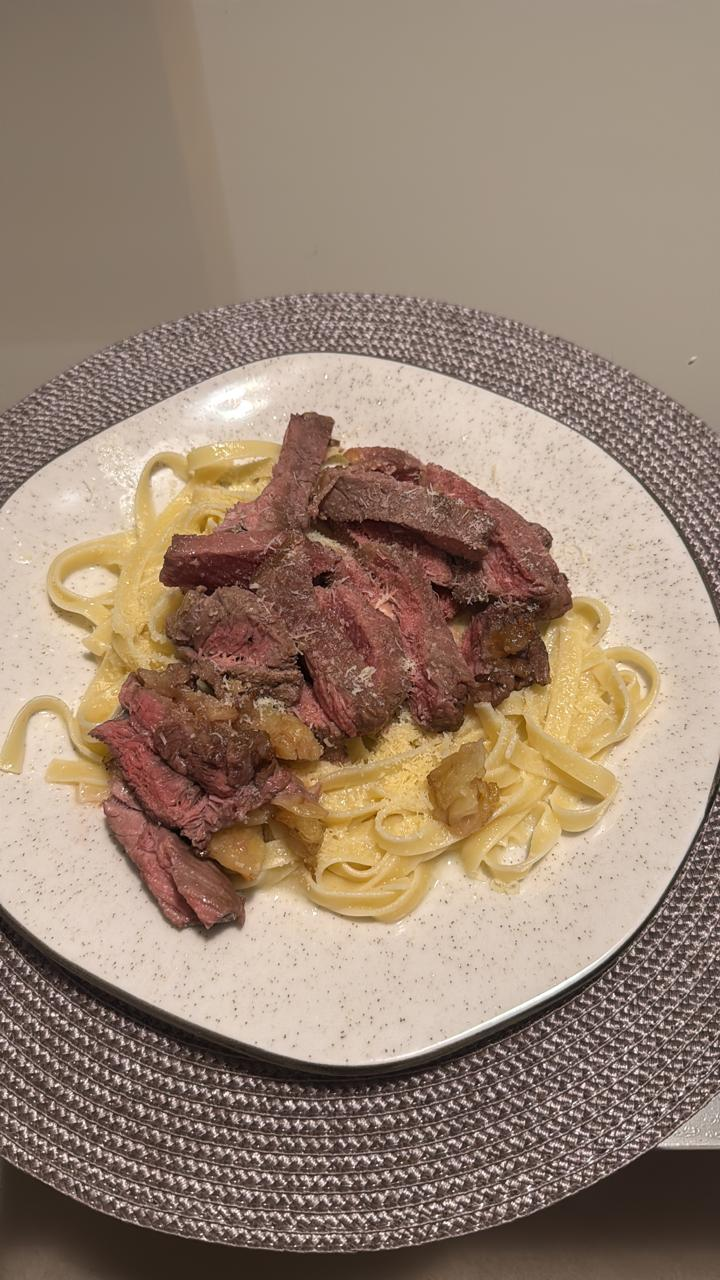
#> input picture Imagens/imagem1.jpg, 720 x 1280 px, found by its file name
$ jupyter execute Atividade.ipynb   (shell and % lines are left out)
#> lines starting #> are read from the running program, lines starting #| are printed output that depends on the picture; after the words box and inside, x2 and y2 are one past the last pixel; in counts of white or black regions, pixels touching at a corner belong together
<a href="https://colab.research.google.com/github/Samuel-Unemat/processamento-imagens/blob/main/Atividade.ipynb" target="_parent"></a>

[cell 1]
repo_url = "https://github.com/Samuel-Unemat/processamento-imagens.git"

[cell 2]
import os

base_path = "/content/processamento-imagens/Imagens"

# Lista todas as imagens da pasta
imagens = os.listdir(base_path)

print("Imagens encontradas:", imagens)

[cell 3]
import cv2
import numpy as np
import matplotlib.pyplot as plt

img_path = os.path.join(base_path, "imagem1.jpg")

img = cv2.imread(img_path)
#> img is the input picture: shape (1280, 720, 3); mean B, G, R 113.7, 131.1, 152.4

# Verificação
if img is None:
    print("Erro ao carregar a imagem. Verifique o nome/caminho.")
else:
    print("Imagem carregada com sucesso!")

[cell 4]
img_rgb = cv2.cvtColor(img, cv2.COLOR_BGR2RGB)

plt.imshow(img_rgb)
plt.title("Imagem carregada do GitHub")
plt.axis('off')

[cell 5]
imgs = []

for nome in imagens:
    caminho = os.path.join(base_path, nome)
    imagem = cv2.imread(caminho)

    if imagem is not None:
        imgs.append(imagem)

print(f"{len(imgs)} imagens carregadas com sucesso!")
#| 3 imagens carregadas com sucesso!

[cell 6]
for i, imagem in enumerate(imgs):
    plt.figure()
    plt.imshow(cv2.cvtColor(imagem, cv2.COLOR_BGR2RGB))
    plt.title(f"Imagem {i+1}")
    plt.axis('off')
#> this loop made 3 passes

[cell 7]
# EXERCÍCIO 1

img_rgb = cv2.cvtColor(img, cv2.COLOR_BGR2RGB)
plt.imshow(img_rgb)
plt.title("Imagem Original")
plt.axis('off')
#> Out = (-0.5, 719.5, 1279.5, -0.5)

[cell 8]
# EXERCÍCIO 2

print("Shape:", img.shape)
#| Shape: (1280, 720, 3)
print("Size:", img.size)
#| Size: 2764800
print("Dtype:", img.dtype)
#| Dtype: uint8

[cell 9]
# EXERCÍCIO 3

cv2.imwrite('imagem_convertida.jpg', img)
#> Out = True

[cell 10]
# EXERCÍCIO 4

h, w, _ = img.shape
#> h = 1280; w = 720
centro = img[h//2, w//2]
#> centro = [45, 48, 99]
print("Pixel central (BGR):", centro)
#| Pixel central (BGR): [45 48 99]

[cell 11]
# EXERCÍCIO 5

img_mod = img.copy()
img_mod[0:100, 0:100] = (0, 255, 0)
#> img_mod: shape (1280, 720, 3); 1.09% of pixels changed, all inside (x1, y1, x2, y2) = (0, 0, 100, 100)

[cell 12]
# EXERCÍCIO 6

roi = img[100:300, 100:300]

plt.imshow(cv2.cvtColor(roi, cv2.COLOR_BGR2RGB))
plt.title("Recorte (ROI)")
plt.axis('off')
#> Out = (-0.5, 199.5, 199.5, -0.5)

[cell 13]
# EXERCÍCIO 7

b, g, r = cv2.split(img)

[cell 14]
# EXERCÍCIO 8

plt.imshow(g, cmap='gray')
plt.title("Canal Verde")
plt.axis('off')
#> Out = (-0.5, 719.5, 1279.5, -0.5)

[cell 15]
# EXERCÍCIO 9

img_merge = cv2.merge([r, g, b])
plt.imshow(img_merge)
plt.title("Canais invertidos (R ↔ B)")
plt.axis('off')
#> Out = (-0.5, 719.5, 1279.5, -0.5)

[cell 16]
# EXERCÍCIO 10

gray = cv2.cvtColor(img, cv2.COLOR_BGR2GRAY)
plt.imshow(gray, cmap='gray')
plt.title("Escala de Cinza")
plt.axis('off')
#> Out = (-0.5, 719.5, 1279.5, -0.5)

[cell 17]
# EXERCÍCIO 11

hsv = cv2.cvtColor(img, cv2.COLOR_BGR2HSV)
#> hsv: shape (1280, 720, 3); mean H, S, V 12.8, 70.5, 152.4
s = hsv[:, :, 1]

plt.imshow(s, cmap='gray')
plt.title("Canal Saturação (S)")
plt.axis('off')
#> Out = (-0.5, 719.5, 1279.5, -0.5)

[cell 18]
# EXERCÍCIO 12

bright = cv2.add(img, np.ones(img.shape, dtype='uint8') * 50)

plt.imshow(cv2.cvtColor(bright, cv2.COLOR_BGR2RGB))
plt.title("Imagem com brilho aumentado")
plt.axis('off')
#> Out = (-0.5, 719.5, 1279.5, -0.5)

[cell 19]
# EXERCÍCIO 13

img2 = cv2.resize(img, (img.shape[1], img.shape[0]))

blend = cv2.addWeighted(img, 0.5, img2, 0.5, 0)

plt.imshow(cv2.cvtColor(blend, cv2.COLOR_BGR2RGB))
plt.title("Mesclagem de imagens")
plt.axis('off')
#> Out = (-0.5, 719.5, 1279.5, -0.5)

[cell 20]
# EXERCÍCIO 14

neg = 255 - gray
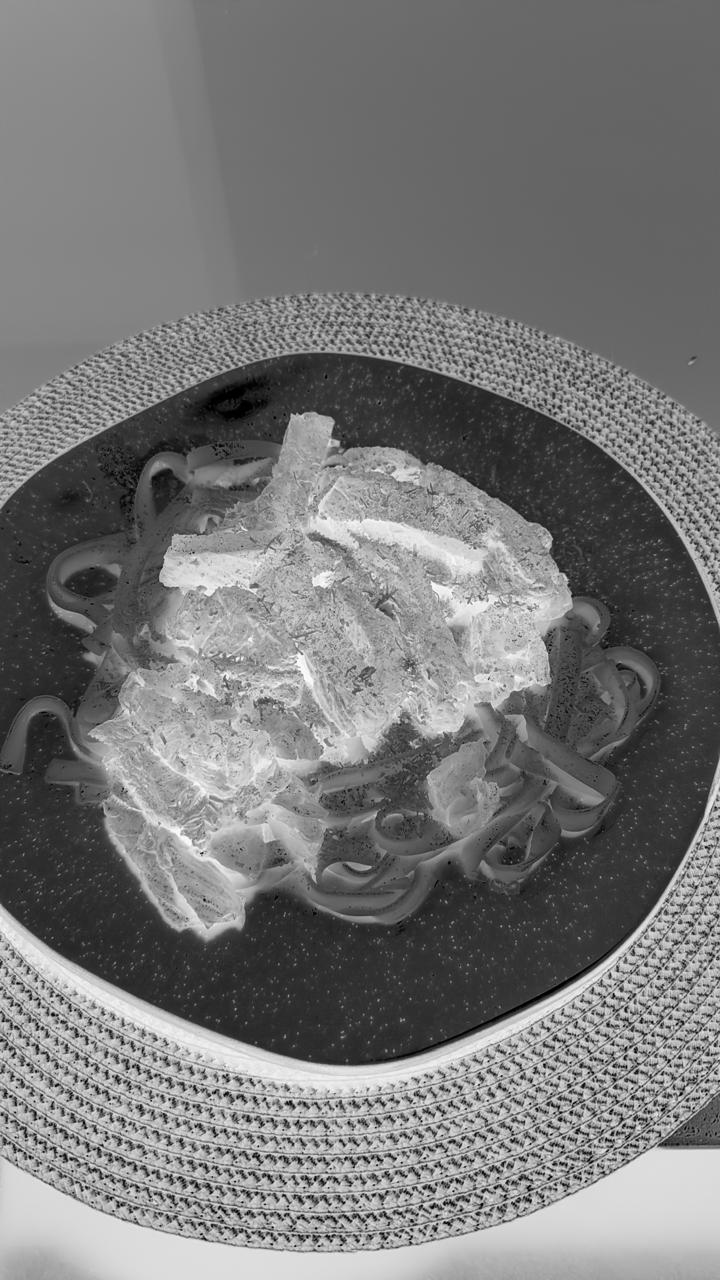
#> neg: shape (1280, 720); min 0, max 254, mean 119.6

plt.imshow(neg, cmap='gray')
plt.title("Negativo")
plt.axis('off')
#> Out = (-0.5, 719.5, 1279.5, -0.5)

[cell 21]
# EXERCÍCIO 15

mask = np.zeros(gray.shape, dtype='uint8')
cv2.circle(mask, (w//2, h//2), 100, 255, -1)
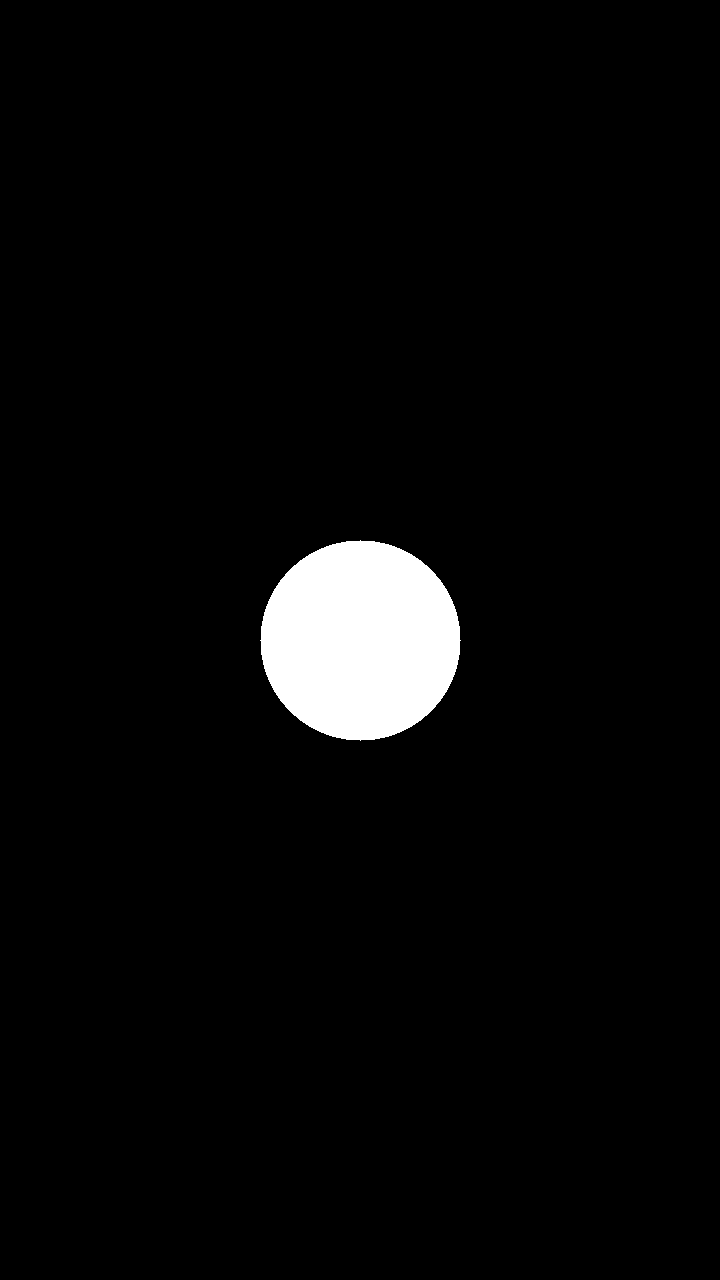
#> mask: shape (1280, 720); 3.4% white; 1 white region, box (x1, y1, x2, y2) and area: (260, 540, 461, 741) 31417

res = cv2.bitwise_and(img, img, mask=mask)

plt.imshow(cv2.cvtColor(res, cv2.COLOR_BGR2RGB))
plt.title("Máscara circular")
plt.axis('off')
#> Out = (-0.5, 719.5, 1279.5, -0.5)

[cell 22]
# EXERCÍCIO 16

small = cv2.resize(img, None, fx=0.3, fy=0.3)
print("Novo shape:", small.shape)
#| Novo shape: (384, 216, 3)

[cell 23]
# EXERCÍCIO 17

hist = cv2.calcHist([gray], [0], None, [256], [0, 256])
#> hist = 256 values, max 20549 at index 153, min 0 at index 0, mean 3600
print("Histograma (primeiros valores):")
print(hist[:10])
#| [[ 0.]
#|  [ 1.]
#|  [ 5.]
#|  [23.]
#|  [38.]
#|  [26.]
#|  [46.]
#|  [47.]
#|  [46.]
#|  [53.]]

[cell 24]
# EXERCÍCIO 18

colors = ('b', 'g', 'r')

for i, col in enumerate(colors):
    hist = cv2.calcHist([img], [i], None, [256], [0, 256])
    plt.plot(hist)

plt.title("Histograma RGB")
plt.show()
#> figure, not shown here; curve peaks at x = 135, y = 23256; curve peaks at x = 151, y = 19693; curve peaks at x = 166, y = 20708

[cell 25]
# EXERCÍCIO 19

eq = cv2.equalizeHist(gray)
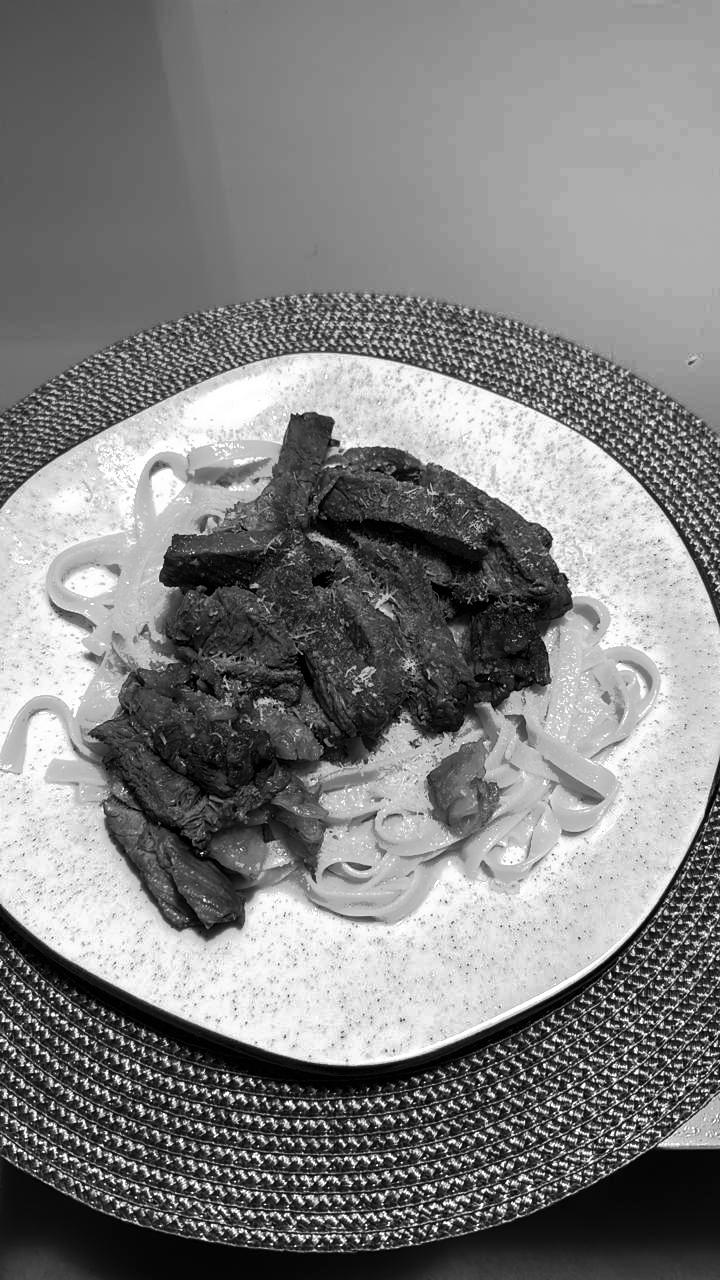
#> eq: shape (1280, 720); min 0, max 255, mean 128.5

plt.imshow(eq, cmap='gray')
plt.title("Equalização de Histograma")
plt.axis('off')
#> Out = (-0.5, 719.5, 1279.5, -0.5)

[cell 26]
# EXERCÍCIO 20

_, th = cv2.threshold(gray, 127, 255, cv2.THRESH_BINARY)
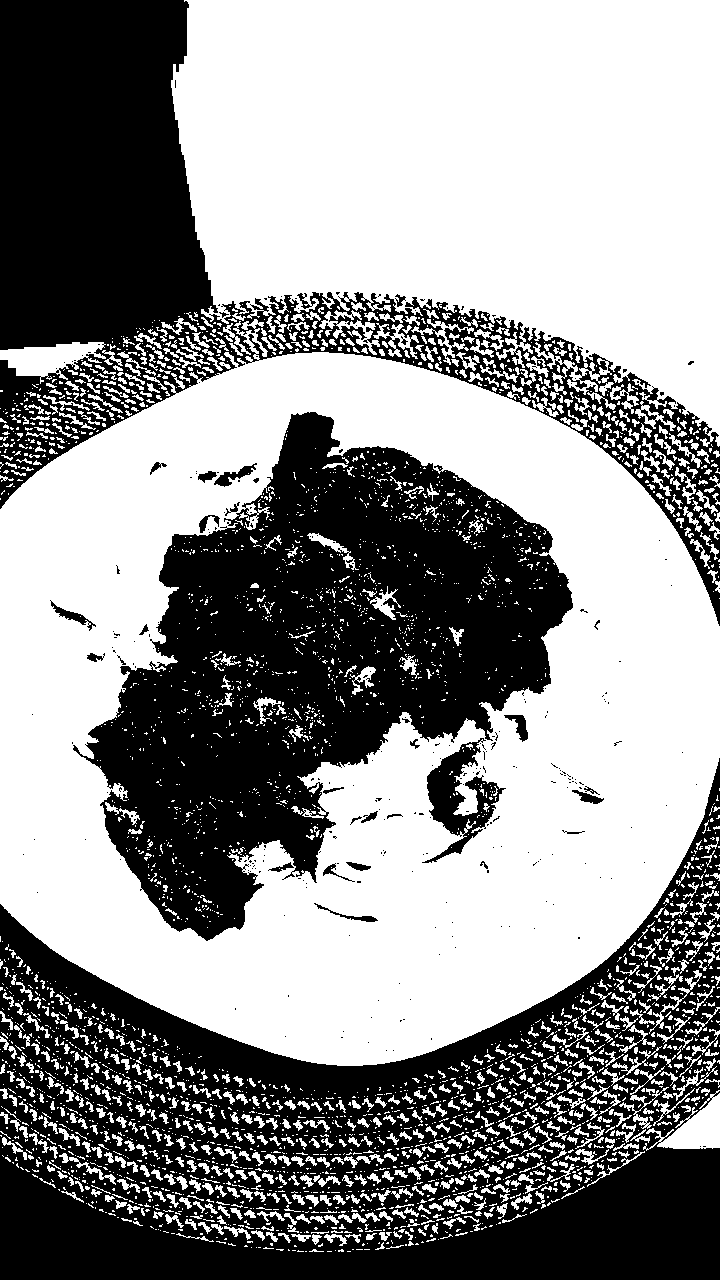
#> th: shape (1280, 720); 56.5% white; 327 black regions (295 under 20 px), largest, box (x1, y1, x2, y2) and area: (0, 758, 720, 1280) 165558, (73, 412, 573, 941) 126735, (0, 0, 720, 626) 101513

plt.imshow(th, cmap='gray')
plt.title("Threshold binário")
plt.axis('off')
#> Out = (-0.5, 719.5, 1279.5, -0.5)
